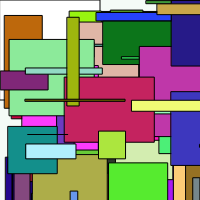
Frame 1 (no input)
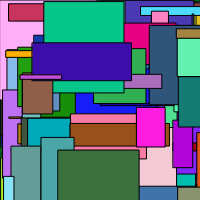
Frame 60 (no input)
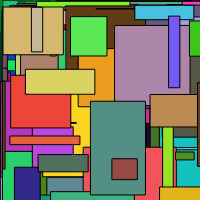
Frame 120 (the mouse pressed at the canvas centre since frame 60)

The p5.js sketch that drew these frames (run headless with seeded random() and noise() and a simulated clock; from frame 60 on, the mouse is pressed at the canvas centre):

// p5.js sketch
// ── sketch.js
var x = 0;
var y = 0;

function setup() { 
    createCanvas(200,200);
  }
  
  function draw() {
    background(0,150,50,10);
    if(mouseX < 200){
      rect(mouseX,mouseY,100,100);
    }else{
      rect (mouseX,mouseY,10,10,10);
    }

    for(var i = 0; i < 100; i++){
      fill(random(255),random(255),random(255));
      rect(random(width),random(height),random(100),random(100));
    }
  }
// ── script.js
var Pink;
Pink = 19;

console.log(Pink);
        
